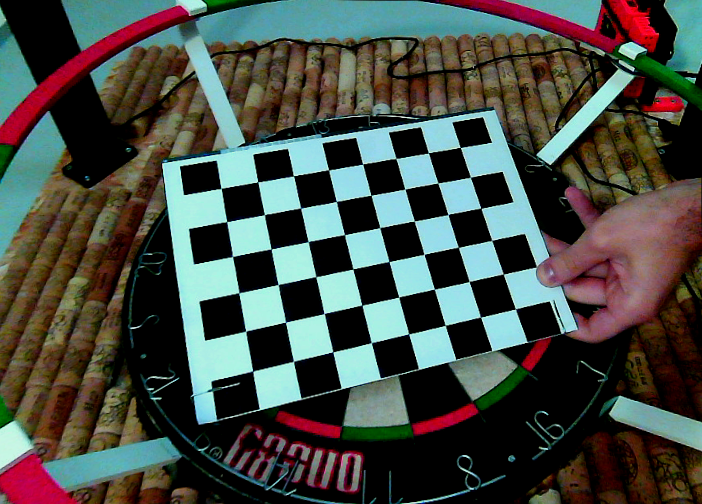
#> input picture diplomski_opencv/intrinsic_calibration/caliResult_cam0.png, 702 x 504 px, given as the content of the folder b/Desktop/diplomski_opencv/intrinsic_calibration/images_dev0, which was not available
$ python calibration.py
#> lines starting #> are read from the running program, lines starting #| are printed output that depends on the picture; after the words box and inside, x2 and y2 are one past the last pixel; in counts of white or black regions, pixels touching at a corner belong together; long printed decimals are rounded; pictures that were not available may be replaced by others from this repository, and a replacement may not be noted
import numpy as np
import cv2 as cv
import glob
import pickle

################ FIND CHESSBOARD CORNERS - OBJECT POINTS AND IMAGE POINTS #############################
numcam = 3
chessboardSize = (8,6)
frameSize = (800,600)

# termination criteria
criteria = (cv.TERM_CRITERIA_EPS + cv.TERM_CRITERIA_MAX_ITER, 30, 0.001)

for cam in range(numcam):
    # Arrays to store object points and image points from all the images.
    objpoints = [] # 3d point in real world space
    imgpoints = [] # 2d points in image plane.
    objp = []

    # prepare object points, like (0,0,0), (1,0,0), (2,0,0) ....,(7,5,0)
    objp = np.zeros((chessboardSize[0] * chessboardSize[1], 3), np.float32) # type: ignore
    objp[:,:2] = np.mgrid[0:chessboardSize[0],0:chessboardSize[1]].T.reshape(-1,2)

    size_of_chessboard_squares_mm = 30
    objp = objp * size_of_chessboard_squares_mm
    images = glob.glob('/home/fsb/Desktop/diplomski_opencv/intrinsic_calibration/images_dev{}/*.png'.format(cam))

    for image in images:
        img = cv.imread(image)
#> img is the input picture: shape (504, 702, 3); mean B, G, R 69.6, 76.1, 70.7
        gray = cv.cvtColor(img, cv.COLOR_BGR2GRAY)
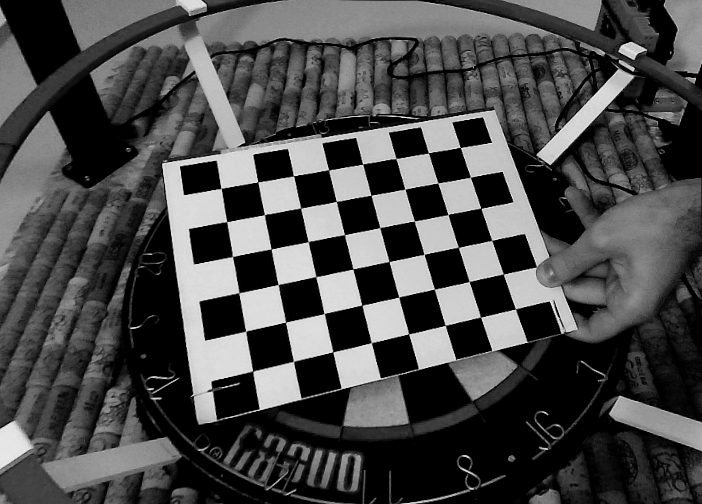
#> gray: shape (504, 702); min 0, max 234, mean 73.8

        # Find the chess board corners
        ret, corners = cv.findChessboardCorners(gray, chessboardSize, None)
#> ret = True; corners = 48 rows, first 8: [221, 188.4], [257.6, 181.7], [293.4, 175.8], [328.6, 170], [362.7, 164.2], [395.8, 158.4], [428.4, 152.8], [460.2, 147.5]

        # If found, add object points, image points (after refining them)
        if ret == True:
            objpoints.append(objp)
            corners2 = cv.cornerSubPix(gray, corners, (11,11), (-1,-1), criteria)
#> corners2 = 48 rows, first 8: [221.1, 188.3], [257.7, 181.8], [293.6, 175.9], [328.5, 169.9], [362.6, 164.1], [396, 158.4], [428.5, 152.9], [460.2, 147.4]
            imgpoints.append(corners)
            # Draw and display the corners
            cv.drawChessboardCorners(img, chessboardSize, corners2, ret)
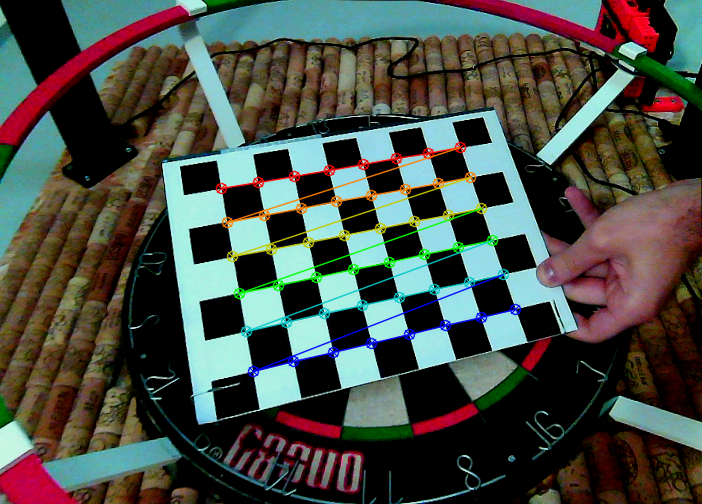
#> img: shape (504, 702, 3); 3.32% of pixels changed, all inside (x1, y1, x2, y2) = (215, 141, 522, 378)
            cv.imshow('img', img)
            cv.waitKey(1000)

    cv.destroyAllWindows()

############## CALIBRATION #######################################################

    ret, cameraMatrix, dist, rvecs, tvecs = cv.calibrateCamera(objpoints, imgpoints, frameSize, None, None)
#> ret = 0.148; cameraMatrix = [[523.7, 0, 388.1], [0, 538.2, 282.3], [0, 0, 1]]; dist = [[-0.0848, 1.92, 0.0048, 0.00854, -9.37]]; rvecs = ([-0.325, -0.166, -0.234],); tvecs = ([-137.3, -75.15, 426.1],)
    print(ret)
#| 0.1484

# Save the camera calibration result for later use (we won't worry about rvecs / tvecs)
    pickle.dump((cameraMatrix, dist, rvecs, tvecs), open( "/home/fsb/Desktop/diplomski_opencv/intrinsic_calibration/calibration_cam{}.pkl".format(cam), "wb"))
    pickle.dump(cameraMatrix, open( "/home/fsb/Desktop/diplomski_opencv/intrinsic_calibration/cameraMatrix_cam{}.pkl".format(cam), "wb"))
    pickle.dump(dist, open( "/home/fsb/Desktop/diplomski_opencv/intrinsic_calibration/dist_cam{}.pkl".format(cam), "wb"))

############## UNDISTORTION #####################################################
    img = cv.imread("/home/fsb/Desktop/diplomski_opencv/intrinsic_calibration/images_dev{}/img5.png".format(cam))
    h,w = img.shape[:2]
#> h = 504; w = 702
    newCameraMatrix, roi = cv.getOptimalNewCameraMatrix(cameraMatrix, dist, (w,h), 1, (w,h))
#> newCameraMatrix = [[523.7, 0, 388.1], [0, 527.8, 276.8], [0, 0, 1]]; roi = (0, 0, 701, 493)

    # Undistort
    dst = cv.undistort(img, cameraMatrix, dist, None, newCameraMatrix)
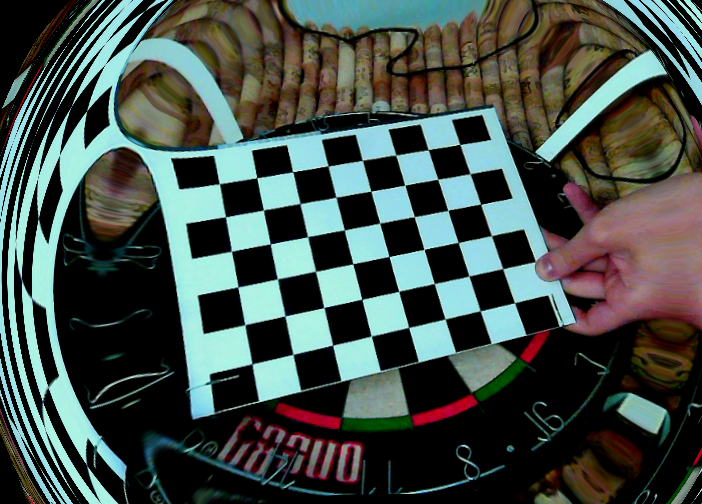
#> dst: shape (504, 702, 3); mean B, G, R 73.7, 79.1, 67.2

    # crop the image
    x, y, w, h = roi
#> x = 0; y = 0; w = 701; h = 493
    dst = dst[y:y+h, x:x+w]
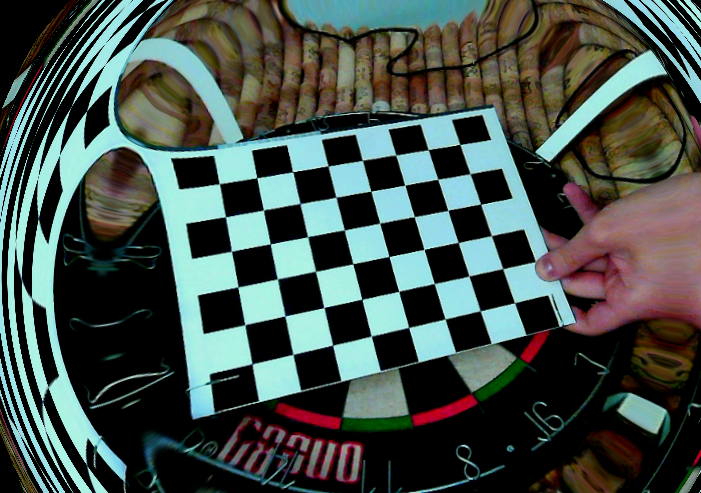
#> dst: shape (493, 701, 3); mean B, G, R 74.7, 80.2, 68.1
    cv.imwrite('/home/fsb/Desktop/diplomski_opencv/intrinsic_calibration/caliResult_cam{}.png'.format(cam), dst)

    # Reprojection Error
    mean_error = 0

    for i in range(len(objpoints)):
        imgpoints2, _ = cv.projectPoints(objpoints[i], rvecs[i], tvecs[i], cameraMatrix, dist)
        error = cv.norm(imgpoints[i], imgpoints2, cv.NORM_L2)/len(imgpoints2)
        mean_error += error
#> this loop made 1 pass
#> (error, mean_error) on pass 1: (0.0214, 0.0214)
#> after the loop, mean_error = 0.0214

    print( "total error_cam{}: {}".format(cam,mean_error/len(objpoints)) )
#| total error_cam0: 0.02143
#> pass 2 of the loop `for cam in range(numcam):`:
#> `ret, corners = cv.findChessboardCorners(gray, chessboardSize, None)`: ret = True
#> `ret, cameraMatrix, dist, rvecs, tvecs = cv.calibrateCamera(objpoints, ..`: ret = 0.148
#| 0.1484
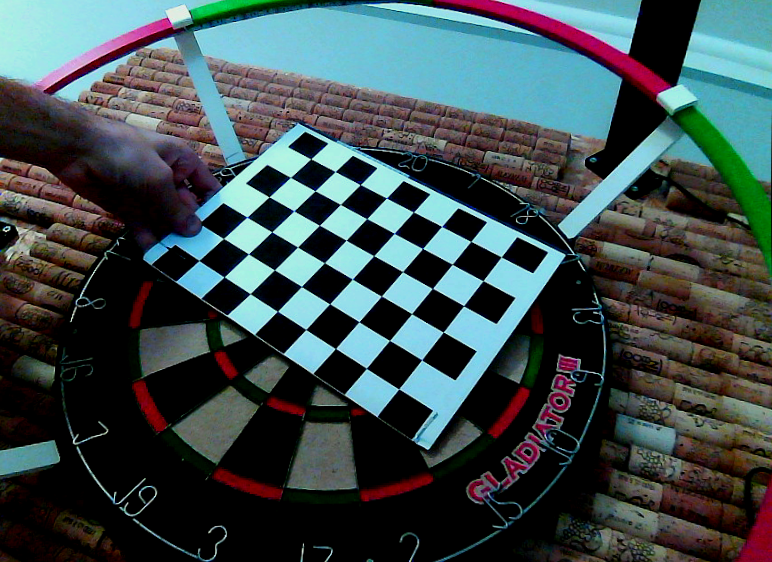
#> input picture diplomski_opencv/intrinsic_calibration/caliResult_cam1.png, 772 x 562 px, given in place of img5.png, which was not available
#> img is the input picture: shape (562, 772, 3); mean B, G, R 77.5, 75.7, 60.7
#> newCameraMatrix = [[523.7, 0, 388.1], [0, 322, 168.9], [0, 0, 1]]; roi = (0, 0, 771, 336)
#> `dst = cv.undistort(img, cameraMatrix, dist, None, newCameraMatrix)`:
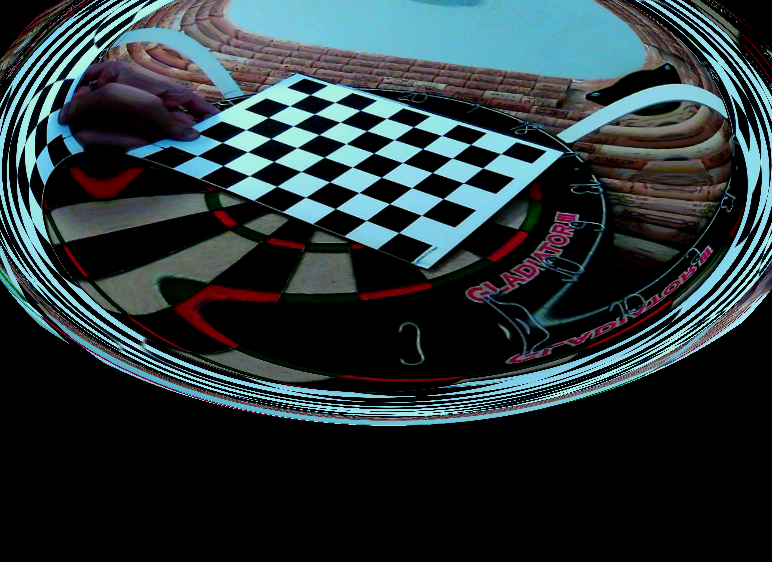
#> dst: shape (562, 772, 3); mean B, G, R 56.7, 53.5, 40.8
#> `x, y, w, h = roi`: w = 771; h = 336
#> `dst = dst[y:y+h, x:x+w]`:
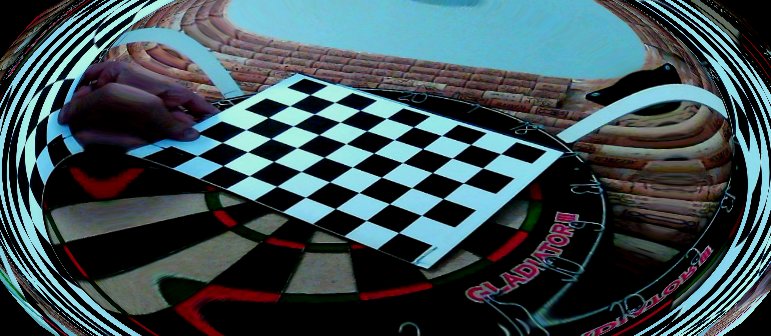
#> dst: shape (336, 771, 3); mean B, G, R 83.1, 78.4, 60.1
#> the loop `for i in range(len(objpoints)):` made 1 pass
#> after the loop `for i in range(len(objpoints)):`: mean_error = 0.0214
#| total error_cam1: 0.02143
